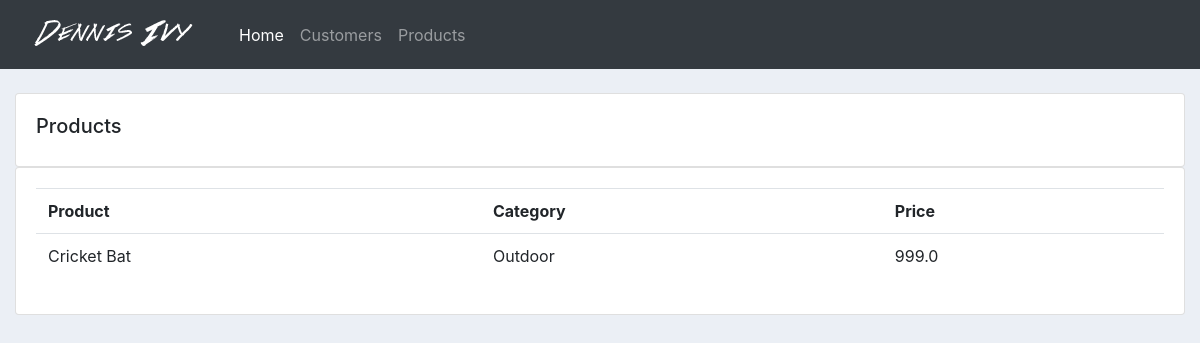
Before: /products/ with the older database file.
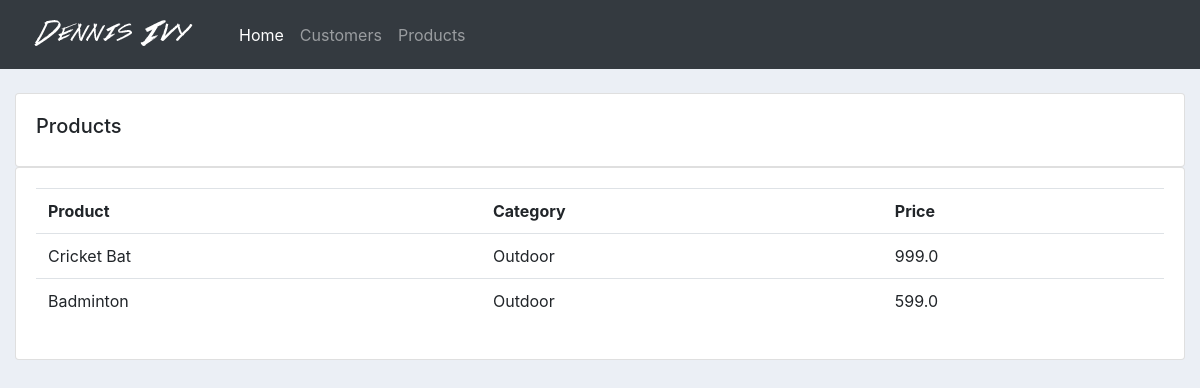
After: the same page with the newer database file.
### accounts/models.py (models this page shows, shortened)
class Product(models.Model):
    CATEGORY = (
        ('Indoor', 'Indoor'),
        ('Outdoor', 'Outdoor')
    )
    name = models.CharField(max_length=128, null=True)
    price = models.FloatField(null=True)
    category = models.CharField(max_length=128, null=True, choices=CATEGORY)
    description = models.CharField(max_length=600, null=True, blank=True)
    date_created = models.DateTimeField(auto_now_add=True, null=True)
    tags = models.ManyToManyField(Tag)

### accounts/views.py (the view)
def products(request):
    products = Product.objects.all()
    return render(request, 'accounts/products.htm', {'products': products})

### accounts/templates/accounts/products.htm
{% extends 'accounts/main.htm' %} {% block content %}
<br />
<div class="row">
  <div class="col-md">
    <div class="card card-body">
      <h5>Products</h5>
    </div>
    <div class="card card-body">
      <table class="table">
        <tr>
          <th>Product</th>
          <th>Category</th>
          <th>Price</th>
        </tr>
        {% for i in products %}
        <tr>
          <td>{{i.name}}</td>
          <td>{{i.category}}</td>
          <td>{{i.price}}</td>
        </tr>
        {% endfor %}
      </table>
    </div>
  </div>
</div>
{% endblock %}

Changed rows visible on the page:
added Product: name "Badminton", category "Outdoor", price "599.0"
